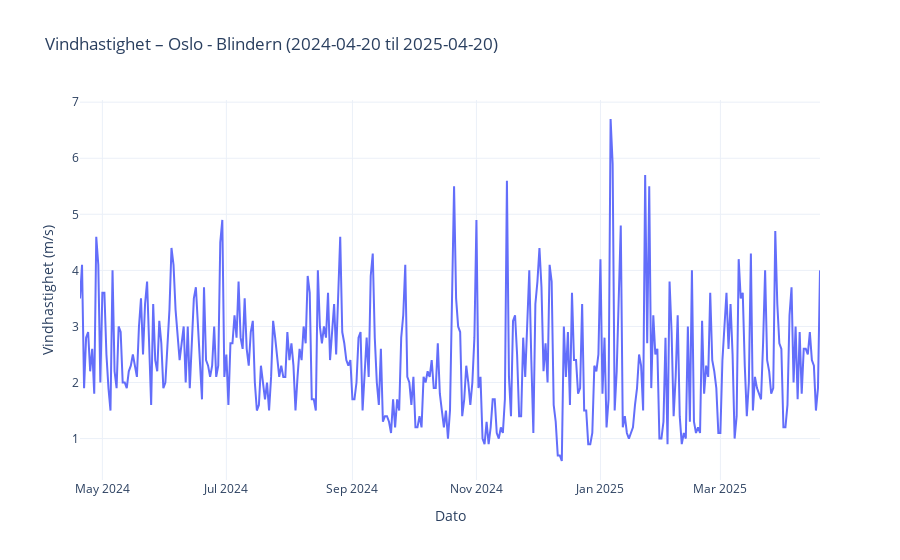

Notebook code for this chart:
### Code cell
element_id = "mean(wind_speed P1D)"
element_name = "Vindhastighet"
unit = "m/s"

json_data = fetch_weather_data(client_id, station_id, start_date, end_date, [element_id])
df = parse_weather_data(json_data, element_id)
plot_weather_data(df, element_name, "Oslo - Blindern", start_date, end_date, unit)

### Figure 1 — Plotly figure (JSON) as saved in the notebook; plotly's stock layout.template omitted (floating-point values rounded to 4 significant figures; data arrays with more than 128 entries replaced by an {"elided": "..."} marker saying what was removed)
{"data": [{"hovertemplate": "Dato: %{x|%Y-%m-%d}<br>Verdi: %{y:.1f} {unit}", "legendgroup": "", "line": {"color": "#636efa", "dash": "solid"}, "marker": {"symbol": "circle"}, "mode": "lines", "name": "", "orientation": "v", "showlegend": false, "type": "scatter", "x": {"elided": "365 str values"}, "xaxis": "x", "y": {"elided": "365 float values"}, "yaxis": "y"}], "layout": {"hovermode": "x unified", "legend": {"tracegroupgap": 0}, "showlegend": false, "title": {"text": "Vindhastighet – Oslo - Blindern (2024-04-20 til 2025-04-20)"}, "xaxis": {"anchor": "y", "domain": [0, 1], "title": {"text": "Dato"}}, "yaxis": {"anchor": "x", "domain": [0, 1], "title": {"text": "Vindhastighet (m/s)"}}}}
